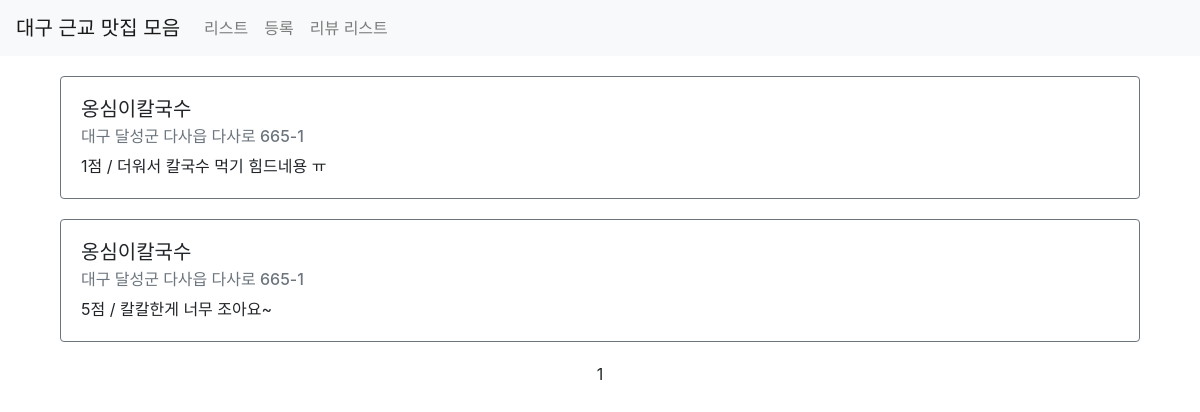
/third/review/list/, run on an earlier commit of the app's database.
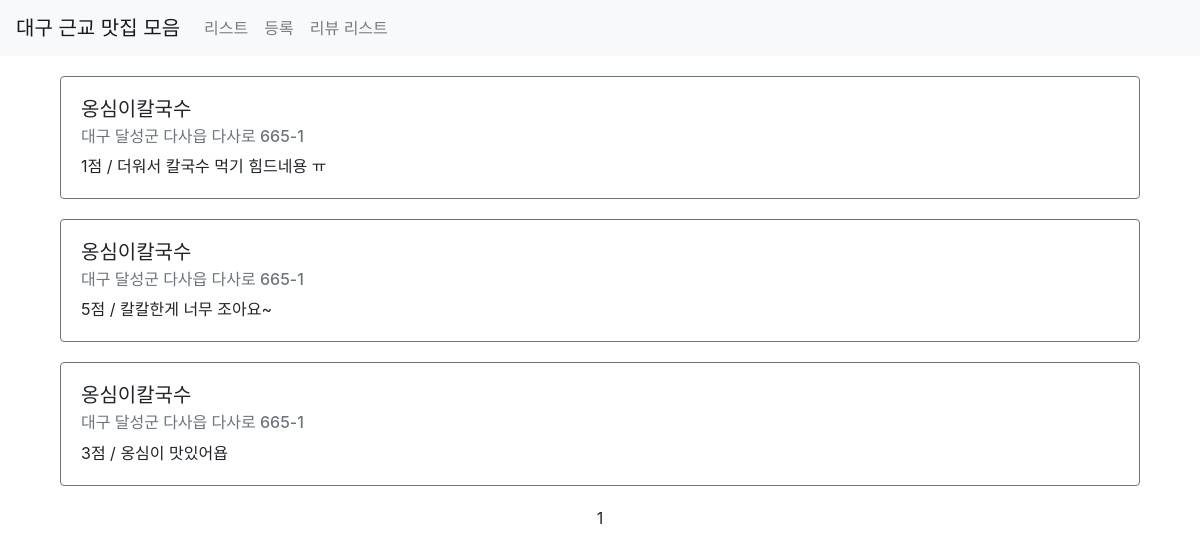
And on a later commit of the database.
### third/models.py (models this page shows)
class Review(models.Model):
    point = models.IntegerField()
    comment = models.CharField(max_length=500)
    restaurant = models.ForeignKey(Restaurant, on_delete=models.CASCADE) #아이디가 3인 곳에 리뷰 쓰면 이값은 3?

class Restaurant(models.Model):
    name = models.CharField(max_length=30)
    address = models.CharField(max_length=200)
    password = models.CharField(max_length=20, default=None, null=True)
    image = models.CharField(max_length=500, default=None, null=True)
    created_at = models.DateTimeField(auto_now_add=True)
    updated_at = models.DateTimeField(auto_now=True)

### third/views.py (the view)
# urls.py: path('review/list/', views.review_list, name='review-list'),
def review_list(request):
    reviews = Review.objects.all().select_related()
    paginator = Paginator(reviews, 10)
    page = request.GET.get('page')
    items = paginator.get_page(page)
    context = {
        'reviews': items
    }
    return render(request, 'third/review_list.html', context)

### third/templates/third/review_list.html (shortened to what this page needs)
{% extends 'third/base.html' %}
{% load static %}
{% block content %}
<div class="container">
    {% for item in reviews %}
        <div class="row restaurant-item" style="margin:20px auto">
            <div class="col-sm-12">
                <div class="card border-secondary">
                    <div class="card-body">
                        <h5 class="card-title">{{ item.restaurant.name }}</h5>
                        <h6 class="card-subtitle mb-2 text-muted">{{ item.restaurant.address }}</h6>
                        <p class="card-text">{{ item.point }}점 / {{ item.comment }}</p>
                    </div>
                </div>
            </div>
        </div>
    {% endfor %}
    <div class="row">
        <div class="col-sm-12 text-center">
            <div class="pagination">
                <span class="step-links text-center" style="width:100%;">
                    <span class="current">
                        {{ reviews.number }}
                    </span>
                </span>
            </div>
        </div>
    </div>
</div>
{% endblock %}

What changed in the data, as far as the page shows it:
added Review: restaurant.name "옹심이칼국수", restaurant.address "대구 달성군 다사읍 다사로 665-1", point "3", comment "옹심이 맛있어욥"
